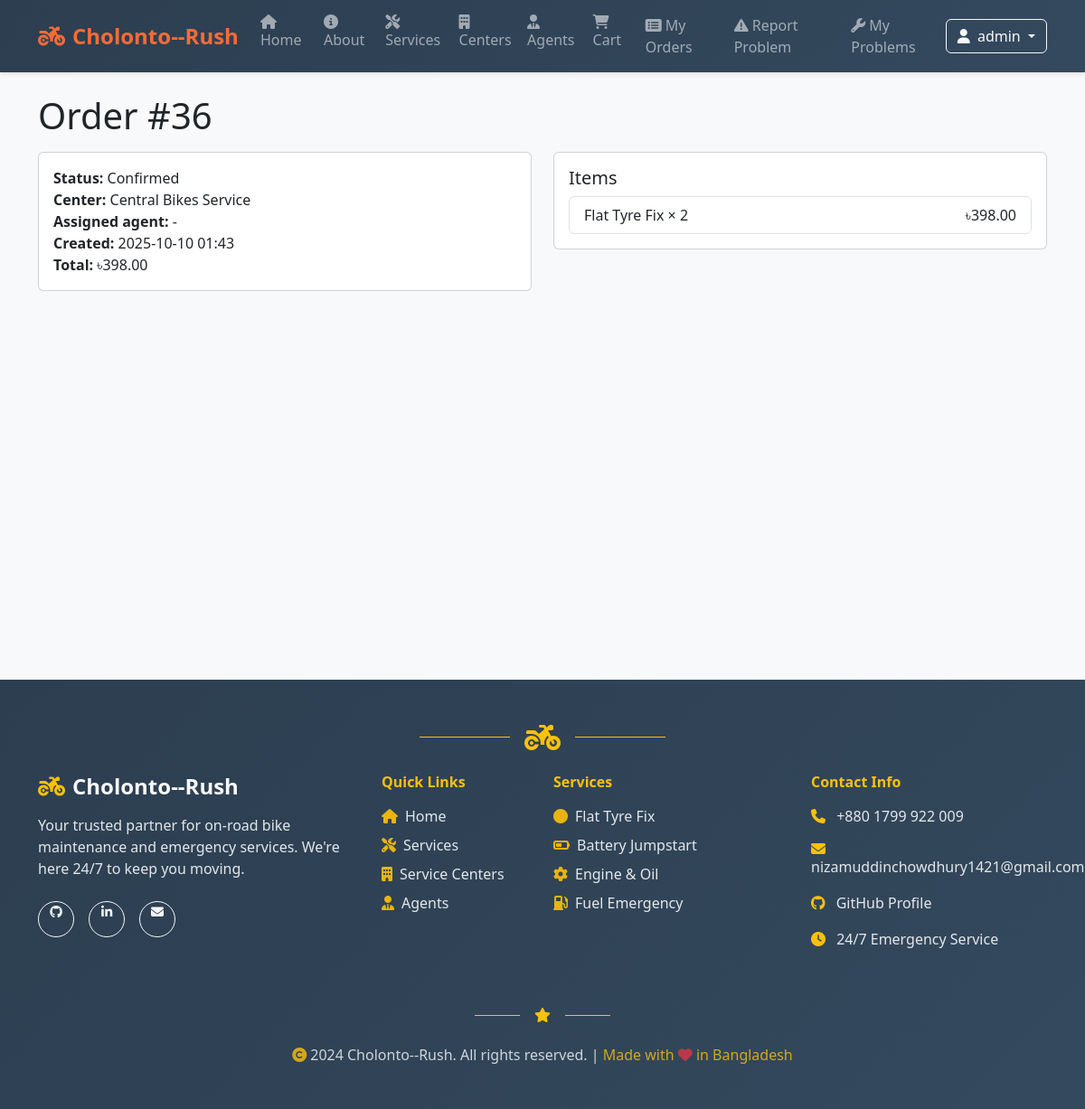
Page /orders/36/ (signed in) on the committed database.
### orders/models.py (models this page shows, shortened)
class Order(models.Model):
    STATUS_CHOICES = [
        ('pending', 'Pending'),
        ('confirmed', 'Confirmed'),
        ('assigned', 'Assigned'),
        ('completed', 'Completed'),
        ('cancelled', 'Cancelled'),
    ]
    user = models.ForeignKey(User, on_delete=models.CASCADE, related_name='orders')
    center = models.ForeignKey(ServiceCenter, on_delete=models.SET_NULL, null=True, blank=True, related_name='orders')
    total_amount = models.DecimalField(max_digits=10, decimal_places=2)
    assigned_agent = models.ForeignKey(Agent, on_delete=models.SET_NULL, null=True, blank=True, related_name='orders')
    status = models.CharField(max_length=20, choices=STATUS_CHOICES, default='pending')
    scheduled_time = models.DateTimeField(null=True, blank=True)
    created_at = models.DateTimeField(auto_now_add=True)

class OrderItem(models.Model):
    order = models.ForeignKey(Order, on_delete=models.CASCADE, related_name='items')
    service = models.ForeignKey(Service, on_delete=models.CASCADE)
    quantity = models.PositiveIntegerField(default=1)
    price = models.DecimalField(max_digits=8, decimal_places=2)
    def line_total(self):
        return self.quantity * self.price

### centers/models.py (models this page shows, shortened)
class ServiceCenter(models.Model):
    name = models.CharField(max_length=150)
    phone = models.CharField(max_length=20)
    address = models.CharField(max_length=255)
    latitude = models.FloatField()
    longitude = models.FloatField()
    is_active = models.BooleanField(default=True)

### services/models.py (models this page shows, shortened)
class Service(models.Model):
    name = models.CharField(max_length=150)
    description = models.TextField()
    category = models.ForeignKey(ServiceCategory, on_delete=models.CASCADE, related_name='services')
    base_price = models.DecimalField(max_digits=8, decimal_places=2)
    is_active = models.BooleanField(default=True)

### orders/views.py (the view)
# urls.py: path('<int:order_id>/', views.order_detail, name='order_detail'),
@login_required
def order_detail(request, order_id: int):
    order = Order.objects.filter(id=order_id, user=request.user).prefetch_related('items__service', 'center', 'assigned_agent').first()
    if not order:
        return redirect('my_orders')
    return render(request, 'orders/order_detail.html', {'order': order})

### cart/context_processors.py (called while the page is built)
def cart_context(request):
    if request.user.is_authenticated:
        cart, _ = Cart.objects.get_or_create(user=request.user)
        return {'cart': cart}
    return {'cart': None}

### orders/templates/orders/order_detail.html (shortened to what this page needs)
{% extends 'base.html' %}
{% block content %}
  <h1 class="mb-3">Order #{{ order.id }}</h1>
  <div class="row g-4">
    <div class="col-md-6">
      <div class="card">
        <div class="card-body">
          <div><strong>Status:</strong> {{ order.status|title }}</div>
          <div><strong>Center:</strong> {{ order.center.name|default:'-' }}</div>
          <div><strong>Assigned agent:</strong>
            {% if order.assigned_agent %}
              {{ order.assigned_agent.user.get_full_name|default:order.assigned_agent.user.username }}
            {% else %}-{% endif %}
          </div>
          <div><strong>Created:</strong> {{ order.created_at|date:'Y-m-d H:i' }}</div>
          <div><strong>Total:</strong> ৳{{ order.total_amount }}</div>
        </div>
      </div>
    </div>
    <div class="col-md-6">
      <div class="card">
        <div class="card-body">
          <h5 class="card-title">Items</h5>
          <ul class="list-group">
            {% for it in order.items.all %}
              <li class="list-group-item d-flex justify-content-between">
                <span>{{ it.service.name }} × {{ it.quantity }}</span>
                <span>৳{{ it.line_total }}</span>
              </li>
            {% endfor %}
          </ul>
        </div>
      </div>
    </div>
  </div>
{% endblock %}

### templates/base.html (shortened to what this page needs)
{% load static %}
<html lang="en">
  <head>
    <link href="https://cdn.jsdelivr.net/npm/bootstrap@5.3.3/dist/css/bootstrap.min.css" rel="stylesheet">
    <link href="https://cdnjs.cloudflare.com/ajax/libs/font-awesome/6.4.0/css/all.min.css" rel="stylesheet">
  </head>
  <body>
    <nav class="navbar navbar-expand-lg navbar-dark sticky-top">
      <div class="container">
        <a class="navbar-brand" href="/">
          <i class="fas fa-motorcycle me-2"></i>Cholonto--Rush
        </a>
        <div class="collapse navbar-collapse" id="navbars">
          <ul class="navbar-nav me-auto mb-2 mb-lg-0">
            <li class="nav-item">
              <a class="nav-link" href="/">
                <i class="fas fa-home me-1"></i>Home
              </a>
            </li>
            <li class="nav-item">
              <a class="nav-link" href="/about/">
                <i class="fas fa-info-circle me-1"></i>About
              </a>
            </li>
            <li class="nav-item">
              <a class="nav-link" href="/services/">
                <i class="fas fa-tools me-1"></i>Services
              </a>
            </li>
            <li class="nav-item">
              <a class="nav-link" href="/centers/">
                <i class="fas fa-building me-1"></i>Centers
              </a>
            </li>
            <li class="nav-item">
              <a class="nav-link" href="/agents/">
                <i class="fas fa-user-tie me-1"></i>Agents
              </a>
            </li>
            <li class="nav-item">
              <a class="nav-link" href="/cart/">
                <i class="fas fa-shopping-cart me-1"></i>Cart
              </a>
            </li>
            {% if user.is_authenticated %}
            <li class="nav-item">
              <a class="nav-link" href="/orders/my/">
                <i class="fas fa-list-alt me-1"></i>My Orders
              </a>
            </li>
            <li class="nav-item">
              <a class="nav-link" href="/reports/">
                <i class="fas fa-exclamation-triangle me-1"></i>Report Problem
              </a>
            </li>
            <li class="nav-item">
              <a class="nav-link" href="/reports/my-problems/">
                <i class="fas fa-wrench me-1"></i>My Problems
              </a>
            </li>
            {% endif %}
          </ul>
          <div class="d-flex">
            {% if user.is_authenticated %}
              <div class="dropdown">
                <button class="btn btn-outline-light dropdown-toggle" type="button" data-bs-toggle="dropdown">
                  {% if user.profile and user.profile.photo and user.profile.photo.url %}
                    <img src="{{ user.profile.photo.url }}" alt="Profile" class="rounded-circle me-2" style="width: 25px; height: 25px; object-fit: cover;">
                  {% else %}
                    <i class="fas fa-user me-1"></i>
                  {% endif %}
                  {% if user.first_name and user.last_name %}
                    {{ user.first_name }} {{ user.last_name }}
                  {% else %}
                    {{ user.get_username }}
                  {% endif %}
                </button>
              </div>
            {% endif %}
          </div>
        </div>
      </div>
    </nav>
    <main class="container my-4 main-content">
      {% block content %}{% endblock %}
    </main>
    <footer class="bg-dark text-light py-5 mt-5" style="background: linear-gradient(135deg, #2c3e50 0%, #34495e 100%) !important;">
      <div class="container">
        <div class="text-center mb-4">
          <div class="d-flex justify-content-center align-items-center">
            <div class="border-top border-warning" style="width: 100px; height: 2px;"></div>
            <i class="fas fa-motorcycle fa-2x text-warning mx-3"></i>
            <div class="border-top border-warning" style="width: 100px; height: 2px;"></div>
          </div>
        </div>
        <div class="row">
          <div class="col-lg-4 col-md-6 mb-4">
            <div class="text-center text-lg-start">
              <h4 class="fw-bold mb-3">
                <i class="fas fa-motorcycle me-2 text-warning"></i>Cholonto--Rush
              </h4>
              <p class="text-light mb-4" style="opacity: 0.9;">Your trusted partner for on-road bike maintenance and emergency services. We're here 24/7 to keep you moving.</p>
              <div class="d-flex justify-content-center justify-content-lg-start gap-3">
                <a href="https://github.com/nizamuddinchowdhury-1421" target="_blank" class="btn btn-outline-light btn-sm rounded-circle" style="width: 40px; height: 40px;">
                  <i class="fab fa-github"></i>
                </a>
                <a href="#" target="_blank" class="btn btn-outline-light btn-sm rounded-circle" style="width: 40px; height: 40px;">
                  <i class="fab fa-linkedin-in"></i>
                </a>
                <a href="mailto:nizamuddinchowdhury1421@gmail.com" class="btn btn-outline-light btn-sm rounded-circle" style="width: 40px; height: 40px;">
                  <i class="fas fa-envelope"></i>
                </a>
              </div>
            </div>
          </div>
          <div class="col-lg-2 col-md-6 mb-4">
            <h6 class="fw-bold mb-3 text-warning">Quick Links</h6>
            <ul class="list-unstyled">
              <li class="mb-2"><a href="/" class="text-light text-decoration-none" style="opacity: 0.9; transition: all 0.3s ease;" onmouseover="this.style.opacity='1'; this.style.color='#ff6b35';" onmouseout="this.style.opacity='0.9'; this.style.color='white';">
                <i class="fas fa-home me-2 text-warning"></i>Home
              </a></li>
              <li class="mb-2"><a href="/services/" class="text-light text-decoration-none" style="opacity: 0.9; transition: all 0.3s ease;" onmouseover="this.style.opacity='1'; this.style.color='#ff6b35';" onmouseout="this.style.opacity='0.9'; this.style.color='white';">
                <i class="fas fa-tools me-2 text-warning"></i>Services
              </a></li>
              <li class="mb-2"><a href="/centers/" class="text-light text-decoration-none" style="opacity: 0.9; transition: all 0.3s ease;" onmouseover="this.style.opacity='1'; this.style.color='#ff6b35';" onmouseout="this.style.opacity='0.9'; this.style.color='white';">
                <i class="fas fa-building me-2 text-warning"></i>Service Centers
              </a></li>
              <li class="mb-2"><a href="/agents/" class="text-light text-decoration-none" style="opacity: 0.9; transition: all 0.3s ease;" onmouseover="this.style.opacity='1'; this.style.color='#ff6b35';" onmouseout="this.style.opacity='0.9'; this.style.color='white';">
                <i class="fas fa-user-tie me-2 text-warning"></i>Agents
              </a></li>
            </ul>
          </div>
          <div class="col-lg-3 col-md-6 mb-4">
            <h6 class="fw-bold mb-3 text-warning">Services</h6>
            <ul class="list-unstyled">
              <li class="mb-2 text-light" style="opacity: 0.9;"><i class="fas fa-circle me-2 text-warning"></i>Flat Tyre Fix</li>
              <li class="mb-2 text-light" style="opacity: 0.9;"><i class="fas fa-battery-half me-2 text-warning"></i>Battery Jumpstart</li>
              <li class="mb-2 text-light" style="opacity: 0.9;"><i class="fas fa-cog me-2 text-warning"></i>Engine & Oil</li>
              <li class="mb-2 text-light" style="opacity: 0.9;"><i class="fas fa-gas-pump me-2 text-warning"></i>Fuel Emergency</li>
            </ul>
          </div>
          <div class="col-lg-3 col-md-6 mb-4">
            <h6 class="fw-bold mb-3 text-warning">Contact Info</h6>
            <div class="contact-info">
              <div class="mb-3">
                <i class="fas fa-phone me-2 text-warning"></i>
                <a href="tel:+8801799922009" class="text-light text-decoration-none" style="opacity: 0.9; transition: all 0.3s ease;" onmouseover="this.style.opacity='1'; this.style.color='#ff6b35';" onmouseout="this.style.opacity='0.9'; this.style.color='white';">+880 1799 922 009</a>
              </div>
              <div class="mb-3">
                <i class="fas fa-envelope me-2 text-warning"></i>
                <a href="mailto:nizamuddinchowdhury1421@gmail.com" class="text-light text-decoration-none" style="opacity: 0.9; transition: all 0.3s ease;" onmouseover="this.style.opacity='1'; this.style.color='#ff6b35';" onmouseout="this.style.opacity='0.9'; this.style.color='white';">nizamuddinchowdhury1421@gmail.com</a>
              </div>
              <div class="mb-3">
                <i class="fab fa-github me-2 text-warning"></i>
                <a href="https://github.com/nizamuddinchowdhury-1421" target="_blank" class="text-light text-decoration-none" style="opacity: 0.9; transition: all 0.3s ease;" onmouseover="this.style.opacity='1'; this.style.color='#ff6b35';" onmouseout="this.style.opacity='0.9'; this.style.color='white';">GitHub Profile</a>
              </div>
              <div class="mb-3">
                <i class="fas fa-clock me-2 text-warning"></i>
                <span class="text-light" style="opacity: 0.9;">24/7 Emergency Service</span>
              </div>
            </div>
          </div>
        </div>
        <div class="text-center my-4">
          <div class="d-flex justify-content-center align-items-center">
            <div class="border-top border-warning" style="width: 50px; height: 1px;"></div>
            <i class="fas fa-star text-warning mx-3"></i>
            <div class="border-top border-warning" style="width: 50px; height: 1px;"></div>
          </div>
        </div>
        <div class="text-center">
          <p class="text-light mb-0" style="opacity: 0.8;">
            <i class="fas fa-copyright me-1 text-warning"></i>2024 Cholonto--Rush. All rights reserved. |
            <span class="text-warning">Made with <i class="fas fa-heart text-danger"></i> in Bangladesh</span>
          </p>
        </div>
      </div>
    </footer>
  </body>
  </html>

### templates/base.html (style rules this page uses)
.navbar-brand { font-weight: bold; font-size: 1.5rem; color: #ff6b35 !important; }
.navbar { box-shadow: 0 2px 4px rgba(0,0,0,0.1); background: linear-gradient(135deg, #2c3e50 0%, #34495e 100%) !important; }
.nav-link { font-weight: 500; transition: color 0.3s ease; }
body { background-color: #f8f9fa; font-family: 'Segoe UI', Tahoma, Geneva, Verdana, sans-serif; }
.main-content { min-height: calc(100vh - 200px); }

### rows in the picture
Order: id "36", status "Confirmed", center.name "Central Bikes Service", created_at "2025-10-10 01:43", total_amount "398.00"
OrderItem: service.name "Flat Tyre Fix", quantity "2", line_total "398.00"

### other values in the picture
{{ user.get_username }} "admin"
